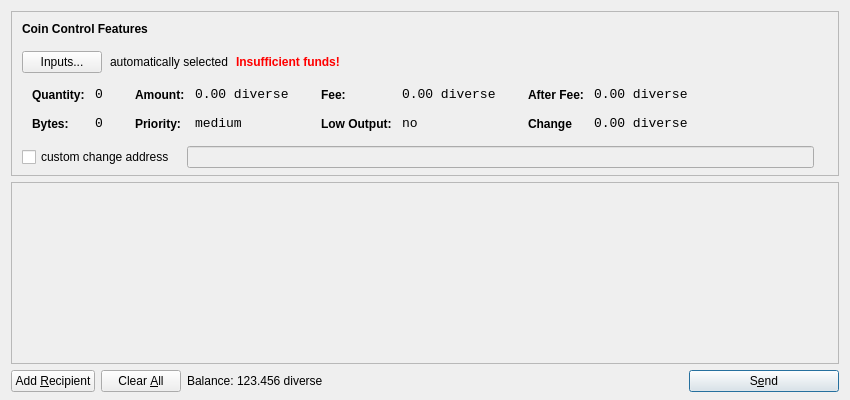
<?xml version="1.0" encoding="UTF-8"?>
<ui version="4.0">
 <class>SendCoinsDialog</class>
 <widget class="QDialog" name="SendCoinsDialog">
  <property name="geometry">
   <rect>
    <x>0</x>
    <y>0</y>
    <width>850</width>
    <height>400</height>
   </rect>
  </property>
  <property name="windowTitle">
   <string>Send Coins</string>
  </property>
  <layout class="QVBoxLayout" name="verticalLayout" stretch="0,1,0">
   <property name="bottomMargin">
    <number>8</number>
   </property>
   <item>
    <widget class="QFrame" name="frameCoinControl">
     <property name="sizePolicy">
      <sizepolicy hsizetype="Expanding" vsizetype="Expanding">
       <horstretch>0</horstretch>
       <verstretch>0</verstretch>
      </sizepolicy>
     </property>
     <property name="maximumSize">
      <size>
       <width>16777215</width>
       <height>16777215</height>
      </size>
     </property>
     <property name="frameShape">
      <enum>QFrame::StyledPanel</enum>
     </property>
     <property name="frameShadow">
      <enum>QFrame::Sunken</enum>
     </property>
     <layout class="QVBoxLayout" name="verticalLayoutCoinControl2">
      <property name="spacing">
       <number>-1</number>
      </property>
      <property name="leftMargin">
       <number>0</number>
      </property>
      <property name="topMargin">
       <number>0</number>
      </property>
      <property name="rightMargin">
       <number>0</number>
      </property>
      <property name="bottomMargin">
       <number>6</number>
      </property>
      <item>
       <layout class="QVBoxLayout" name="verticalLayoutCoinControl" stretch="0,0,0,0,1">
        <property name="spacing">
         <number>0</number>
        </property>
        <property name="leftMargin">
         <number>10</number>
        </property>
        <property name="topMargin">
         <number>10</number>
        </property>
        <item>
         <layout class="QHBoxLayout" name="horizontalLayoutCoinControl1">
          <property name="bottomMargin">
           <number>15</number>
          </property>
          <item>
           <widget class="QLabel" name="labelCoinControlFeatures">
            <property name="sizePolicy">
             <sizepolicy hsizetype="Preferred" vsizetype="Maximum">
              <horstretch>0</horstretch>
              <verstretch>0</verstretch>
             </sizepolicy>
            </property>
            <property name="font">
             <font>
              <weight>75</weight>
              <bold>true</bold>
             </font>
            </property>
            <property name="styleSheet">
             <string notr="true">font-weight:bold;</string>
            </property>
            <property name="text">
             <string>Coin Control Features</string>
            </property>
           </widget>
          </item>
         </layout>
        </item>
        <item>
         <layout class="QHBoxLayout" name="horizontalLayoutCoinControl2" stretch="0,0,0,0">
          <property name="spacing">
           <number>8</number>
          </property>
          <property name="bottomMargin">
           <number>10</number>
          </property>
          <item>
           <widget class="QPushButton" name="pushButtonCoinControl">
            <property name="styleSheet">
             <string notr="true"/>
            </property>
            <property name="text">
             <string>Inputs...</string>
            </property>
           </widget>
          </item>
          <item>
           <widget class="QLabel" name="labelCoinControlAutomaticallySelected">
            <property name="text">
             <string>automatically selected</string>
            </property>
            <property name="margin">
             <number>5</number>
            </property>
           </widget>
          </item>
          <item>
           <widget class="QLabel" name="labelCoinControlInsuffFunds">
            <property name="font">
             <font>
              <weight>75</weight>
              <bold>true</bold>
             </font>
            </property>
            <property name="styleSheet">
             <string notr="true">color:red;font-weight:bold;</string>
            </property>
            <property name="text">
             <string>Insufficient funds!</string>
            </property>
            <property name="margin">
             <number>5</number>
            </property>
           </widget>
          </item>
          <item>
           <spacer name="horizontalSpacerCoinControl">
            <property name="orientation">
             <enum>Qt::Horizontal</enum>
            </property>
            <property name="sizeHint" stdset="0">
             <size>
              <width>40</width>
              <height>1</height>
             </size>
            </property>
           </spacer>
          </item>
         </layout>
        </item>
        <item>
         <widget class="QWidget" name="widgetCoinControl" native="true">
          <property name="sizePolicy">
           <sizepolicy hsizetype="Preferred" vsizetype="Preferred">
            <horstretch>0</horstretch>
            <verstretch>0</verstretch>
           </sizepolicy>
          </property>
          <property name="minimumSize">
           <size>
            <width>0</width>
            <height>0</height>
           </size>
          </property>
          <property name="styleSheet">
           <string notr="true"/>
          </property>
          <layout class="QHBoxLayout" name="horizontalLayoutCoinControl5">
           <property name="margin">
            <number>0</number>
           </property>
           <item>
            <layout class="QHBoxLayout" name="horizontalLayoutCoinControl3" stretch="0,0,0,1">
             <property name="spacing">
              <number>20</number>
             </property>
             <property name="topMargin">
              <number>0</number>
             </property>
             <property name="bottomMargin">
              <number>10</number>
             </property>
             <item>
              <layout class="QFormLayout" name="formLayoutCoinControl1">
               <property name="horizontalSpacing">
                <number>10</number>
               </property>
               <property name="verticalSpacing">
                <number>14</number>
               </property>
               <property name="leftMargin">
                <number>10</number>
               </property>
               <property name="topMargin">
                <number>4</number>
               </property>
               <property name="rightMargin">
                <number>6</number>
               </property>
               <item row="0" column="0">
                <widget class="QLabel" name="labelCoinControlQuantityText">
                 <property name="styleSheet">
                  <string notr="true">font-weight:bold;</string>
                 </property>
                 <property name="text">
                  <string>Quantity:</string>
                 </property>
                 <property name="margin">
                  <number>0</number>
                 </property>
                </widget>
               </item>
               <item row="0" column="1">
                <widget class="QLabel" name="labelCoinControlQuantity">
                 <property name="font">
                  <font>
                   <family>Monospace</family>
                   <pointsize>10</pointsize>
                  </font>
                 </property>
                 <property name="cursor">
                  <cursorShape>IBeamCursor</cursorShape>
                 </property>
                 <property name="contextMenuPolicy">
                  <enum>Qt::ActionsContextMenu</enum>
                 </property>
                 <property name="text">
                  <string>0</string>
                 </property>
                 <property name="margin">
                  <number>0</number>
                 </property>
                 <property name="textInteractionFlags">
                  <set>Qt::LinksAccessibleByMouse|Qt::TextSelectableByKeyboard|Qt::TextSelectableByMouse</set>
                 </property>
                </widget>
               </item>
               <item row="1" column="0">
                <widget class="QLabel" name="labelCoinControlBytesText">
                 <property name="styleSheet">
                  <string notr="true">font-weight:bold;</string>
                 </property>
                 <property name="text">
                  <string>Bytes:</string>
                 </property>
                </widget>
               </item>
               <item row="1" column="1">
                <widget class="QLabel" name="labelCoinControlBytes">
                 <property name="font">
                  <font>
                   <family>Monospace</family>
                   <pointsize>10</pointsize>
                  </font>
                 </property>
                 <property name="cursor">
                  <cursorShape>IBeamCursor</cursorShape>
                 </property>
                 <property name="contextMenuPolicy">
                  <enum>Qt::ActionsContextMenu</enum>
                 </property>
                 <property name="text">
                  <string>0</string>
                 </property>
                 <property name="textInteractionFlags">
                  <set>Qt::LinksAccessibleByMouse|Qt::TextSelectableByKeyboard|Qt::TextSelectableByMouse</set>
                 </property>
                </widget>
               </item>
              </layout>
             </item>
             <item>
              <layout class="QFormLayout" name="formLayoutCoinControl2">
               <property name="horizontalSpacing">
                <number>10</number>
               </property>
               <property name="verticalSpacing">
                <number>14</number>
               </property>
               <property name="leftMargin">
                <number>6</number>
               </property>
               <property name="topMargin">
                <number>4</number>
               </property>
               <property name="rightMargin">
                <number>6</number>
               </property>
               <item row="0" column="0">
                <widget class="QLabel" name="labelCoinControlAmountText">
                 <property name="styleSheet">
                  <string notr="true">font-weight:bold;</string>
                 </property>
                 <property name="text">
                  <string>Amount:</string>
                 </property>
                 <property name="margin">
                  <number>0</number>
                 </property>
                </widget>
               </item>
               <item row="0" column="1">
                <widget class="QLabel" name="labelCoinControlAmount">
                 <property name="font">
                  <font>
                   <family>Monospace</family>
                   <pointsize>10</pointsize>
                  </font>
                 </property>
                 <property name="cursor">
                  <cursorShape>IBeamCursor</cursorShape>
                 </property>
                 <property name="contextMenuPolicy">
                  <enum>Qt::ActionsContextMenu</enum>
                 </property>
                 <property name="text">
                  <string>0.00 diverse</string>
                 </property>
                 <property name="textInteractionFlags">
                  <set>Qt::LinksAccessibleByMouse|Qt::TextSelectableByKeyboard|Qt::TextSelectableByMouse</set>
                 </property>
                </widget>
               </item>
               <item row="1" column="0">
                <widget class="QLabel" name="labelCoinControlPriorityText">
                 <property name="styleSheet">
                  <string notr="true">font-weight:bold;</string>
                 </property>
                 <property name="text">
                  <string>Priority:</string>
                 </property>
                </widget>
               </item>
               <item row="1" column="1">
                <widget class="QLabel" name="labelCoinControlPriority">
                 <property name="font">
                  <font>
                   <family>Monospace</family>
                   <pointsize>10</pointsize>
                  </font>
                 </property>
                 <property name="cursor">
                  <cursorShape>IBeamCursor</cursorShape>
                 </property>
                 <property name="contextMenuPolicy">
                  <enum>Qt::ActionsContextMenu</enum>
                 </property>
                 <property name="text">
                  <string>medium</string>
                 </property>
                 <property name="textInteractionFlags">
                  <set>Qt::LinksAccessibleByMouse|Qt::TextSelectableByKeyboard|Qt::TextSelectableByMouse</set>
                 </property>
                </widget>
               </item>
              </layout>
             </item>
             <item>
              <layout class="QFormLayout" name="formLayoutCoinControl3">
               <property name="horizontalSpacing">
                <number>10</number>
               </property>
               <property name="verticalSpacing">
                <number>14</number>
               </property>
               <property name="leftMargin">
                <number>6</number>
               </property>
               <property name="topMargin">
                <number>4</number>
               </property>
               <property name="rightMargin">
                <number>6</number>
               </property>
               <item row="0" column="0">
                <widget class="QLabel" name="labelCoinControlFeeText">
                 <property name="styleSheet">
                  <string notr="true">font-weight:bold;</string>
                 </property>
                 <property name="text">
                  <string>Fee:</string>
                 </property>
                 <property name="margin">
                  <number>0</number>
                 </property>
                </widget>
               </item>
               <item row="0" column="1">
                <widget class="QLabel" name="labelCoinControlFee">
                 <property name="font">
                  <font>
                   <family>Monospace</family>
                   <pointsize>10</pointsize>
                  </font>
                 </property>
                 <property name="cursor">
                  <cursorShape>IBeamCursor</cursorShape>
                 </property>
                 <property name="contextMenuPolicy">
                  <enum>Qt::ActionsContextMenu</enum>
                 </property>
                 <property name="text">
                  <string>0.00 diverse</string>
                 </property>
                 <property name="textInteractionFlags">
                  <set>Qt::LinksAccessibleByMouse|Qt::TextSelectableByKeyboard|Qt::TextSelectableByMouse</set>
                 </property>
                </widget>
               </item>
               <item row="1" column="0">
                <widget class="QLabel" name="labelCoinControlLowOutputText">
                 <property name="styleSheet">
                  <string notr="true">font-weight:bold;</string>
                 </property>
                 <property name="text">
                  <string>Low Output:</string>
                 </property>
                </widget>
               </item>
               <item row="1" column="1">
                <widget class="QLabel" name="labelCoinControlLowOutput">
                 <property name="font">
                  <font>
                   <family>Monospace</family>
                   <pointsize>10</pointsize>
                  </font>
                 </property>
                 <property name="cursor">
                  <cursorShape>IBeamCursor</cursorShape>
                 </property>
                 <property name="contextMenuPolicy">
                  <enum>Qt::ActionsContextMenu</enum>
                 </property>
                 <property name="text">
                  <string>no</string>
                 </property>
                 <property name="textInteractionFlags">
                  <set>Qt::LinksAccessibleByMouse|Qt::TextSelectableByKeyboard|Qt::TextSelectableByMouse</set>
                 </property>
                </widget>
               </item>
              </layout>
             </item>
             <item>
              <layout class="QFormLayout" name="formLayoutCoinControl4">
               <property name="horizontalSpacing">
                <number>10</number>
               </property>
               <property name="verticalSpacing">
                <number>14</number>
               </property>
               <property name="leftMargin">
                <number>6</number>
               </property>
               <property name="topMargin">
                <number>4</number>
               </property>
               <property name="rightMargin">
                <number>6</number>
               </property>
               <item row="0" column="0">
                <widget class="QLabel" name="labelCoinControlAfterFeeText">
                 <property name="styleSheet">
                  <string notr="true">font-weight:bold;</string>
                 </property>
                 <property name="text">
                  <string>After Fee:</string>
                 </property>
                 <property name="margin">
                  <number>0</number>
                 </property>
                </widget>
               </item>
               <item row="0" column="1">
                <widget class="QLabel" name="labelCoinControlAfterFee">
                 <property name="font">
                  <font>
                   <family>Monospace</family>
                   <pointsize>10</pointsize>
                  </font>
                 </property>
                 <property name="cursor">
                  <cursorShape>IBeamCursor</cursorShape>
                 </property>
                 <property name="contextMenuPolicy">
                  <enum>Qt::ActionsContextMenu</enum>
                 </property>
                 <property name="text">
                  <string>0.00 diverse</string>
                 </property>
                 <property name="textInteractionFlags">
                  <set>Qt::LinksAccessibleByMouse|Qt::TextSelectableByKeyboard|Qt::TextSelectableByMouse</set>
                 </property>
                </widget>
               </item>
               <item row="1" column="0">
                <widget class="QLabel" name="labelCoinControlChangeText">
                 <property name="styleSheet">
                  <string notr="true">font-weight:bold;</string>
                 </property>
                 <property name="text">
                  <string>Change</string>
                 </property>
                </widget>
               </item>
               <item row="1" column="1">
                <widget class="QLabel" name="labelCoinControlChange">
                 <property name="font">
                  <font>
                   <family>Monospace</family>
                   <pointsize>10</pointsize>
                  </font>
                 </property>
                 <property name="cursor">
                  <cursorShape>IBeamCursor</cursorShape>
                 </property>
                 <property name="contextMenuPolicy">
                  <enum>Qt::ActionsContextMenu</enum>
                 </property>
                 <property name="text">
                  <string>0.00 diverse</string>
                 </property>
                 <property name="textInteractionFlags">
                  <set>Qt::LinksAccessibleByMouse|Qt::TextSelectableByKeyboard|Qt::TextSelectableByMouse</set>
                 </property>
                </widget>
               </item>
              </layout>
             </item>
            </layout>
           </item>
          </layout>
         </widget>
        </item>
        <item>
         <layout class="QHBoxLayout" name="horizontalLayoutCoinControl4" stretch="0,0,0">
          <property name="spacing">
           <number>12</number>
          </property>
          <property name="sizeConstraint">
           <enum>QLayout::SetDefaultConstraint</enum>
          </property>
          <property name="topMargin">
           <number>5</number>
          </property>
          <property name="rightMargin">
           <number>5</number>
          </property>
          <item>
           <widget class="QCheckBox" name="checkBoxCoinControlChange">
            <property name="text">
             <string>custom change address</string>
            </property>
           </widget>
          </item>
          <item>
           <widget class="QLineEdit" name="lineEditCoinControlChange">
            <property name="enabled">
             <bool>false</bool>
            </property>
            <property name="sizePolicy">
             <sizepolicy hsizetype="Expanding" vsizetype="Fixed">
              <horstretch>0</horstretch>
              <verstretch>0</verstretch>
             </sizepolicy>
            </property>
           </widget>
          </item>
          <item>
           <widget class="QLabel" name="labelCoinControlChangeLabel">
            <property name="sizePolicy">
             <sizepolicy hsizetype="Preferred" vsizetype="Expanding">
              <horstretch>0</horstretch>
              <verstretch>0</verstretch>
             </sizepolicy>
            </property>
            <property name="minimumSize">
             <size>
              <width>0</width>
              <height>0</height>
             </size>
            </property>
            <property name="text">
             <string/>
            </property>
            <property name="margin">
             <number>3</number>
            </property>
           </widget>
          </item>
         </layout>
        </item>
        <item>
         <spacer name="verticalSpacerCoinControl">
          <property name="orientation">
           <enum>Qt::Vertical</enum>
          </property>
          <property name="sizeHint" stdset="0">
           <size>
            <width>800</width>
            <height>1</height>
           </size>
          </property>
         </spacer>
        </item>
       </layout>
      </item>
     </layout>
    </widget>
   </item>
   <item>
    <widget class="QScrollArea" name="scrollArea">
     <property name="widgetResizable">
      <bool>true</bool>
     </property>
     <widget class="QWidget" name="scrollAreaWidgetContents">
      <property name="geometry">
       <rect>
        <x>0</x>
        <y>0</y>
        <width>830</width>
        <height>165</height>
       </rect>
      </property>
      <layout class="QVBoxLayout" name="verticalLayout_2">
       <property name="margin">
        <number>0</number>
       </property>
       <item>
        <layout class="QVBoxLayout" name="entries">
         <property name="spacing">
          <number>6</number>
         </property>
        </layout>
       </item>
       <item>
        <spacer name="verticalSpacer">
         <property name="orientation">
          <enum>Qt::Vertical</enum>
         </property>
         <property name="sizeHint" stdset="0">
          <size>
           <width>20</width>
           <height>40</height>
          </size>
         </property>
        </spacer>
       </item>
      </layout>
     </widget>
    </widget>
   </item>
   <item>
    <layout class="QHBoxLayout" name="horizontalLayout">
     <item>
      <widget class="QPushButton" name="addButton">
       <property name="toolTip">
        <string>Send to multiple recipients at once</string>
       </property>
       <property name="text">
        <string>Add &amp;Recipient</string>
       </property>
       <property name="icon">
        <iconset resource="../bitcoin.qrc">
         <normaloff>:/icons/add</normaloff>:/icons/add</iconset>
       </property>
       <property name="autoDefault">
        <bool>false</bool>
       </property>
      </widget>
     </item>
     <item>
      <widget class="QPushButton" name="clearButton">
       <property name="sizePolicy">
        <sizepolicy hsizetype="Minimum" vsizetype="Fixed">
         <horstretch>0</horstretch>
         <verstretch>0</verstretch>
        </sizepolicy>
       </property>
       <property name="toolTip">
        <string>Remove all transaction fields</string>
       </property>
       <property name="text">
        <string>Clear &amp;All</string>
       </property>
       <property name="icon">
        <iconset resource="../bitcoin.qrc">
         <normaloff>:/icons/remove</normaloff>:/icons/remove</iconset>
       </property>
       <property name="autoRepeatDelay">
        <number>300</number>
       </property>
       <property name="autoDefault">
        <bool>false</bool>
       </property>
      </widget>
     </item>
     <item>
      <layout class="QHBoxLayout" name="horizontalLayout_2">
       <property name="spacing">
        <number>3</number>
       </property>
       <item>
        <widget class="QLabel" name="label">
         <property name="sizePolicy">
          <sizepolicy hsizetype="Preferred" vsizetype="Fixed">
           <horstretch>0</horstretch>
           <verstretch>0</verstretch>
          </sizepolicy>
         </property>
         <property name="text">
          <string>Balance:</string>
         </property>
        </widget>
       </item>
       <item>
        <widget class="QLabel" name="labelBalance">
         <property name="sizePolicy">
          <sizepolicy hsizetype="Preferred" vsizetype="Fixed">
           <horstretch>0</horstretch>
           <verstretch>0</verstretch>
          </sizepolicy>
         </property>
         <property name="cursor">
          <cursorShape>IBeamCursor</cursorShape>
         </property>
         <property name="text">
          <string>123.456 diverse</string>
         </property>
         <property name="textInteractionFlags">
          <set>Qt::LinksAccessibleByMouse|Qt::TextSelectableByKeyboard|Qt::TextSelectableByMouse</set>
         </property>
        </widget>
       </item>
      </layout>
     </item>
     <item>
      <spacer name="horizontalSpacer">
       <property name="orientation">
        <enum>Qt::Horizontal</enum>
       </property>
       <property name="sizeHint" stdset="0">
        <size>
         <width>40</width>
         <height>20</height>
        </size>
       </property>
      </spacer>
     </item>
     <item>
      <widget class="QPushButton" name="sendButton">
       <property name="minimumSize">
        <size>
         <width>150</width>
         <height>0</height>
        </size>
       </property>
       <property name="toolTip">
        <string>Confirm the send action</string>
       </property>
       <property name="text">
        <string>S&amp;end</string>
       </property>
       <property name="icon">
        <iconset resource="../bitcoin.qrc">
         <normaloff>:/icons/send</normaloff>:/icons/send</iconset>
       </property>
       <property name="default">
        <bool>true</bool>
       </property>
      </widget>
     </item>
    </layout>
   </item>
  </layout>
 </widget>
 <resources>
  <include location="../bitcoin.qrc"/>
 </resources>
 <connections/>
</ui>
